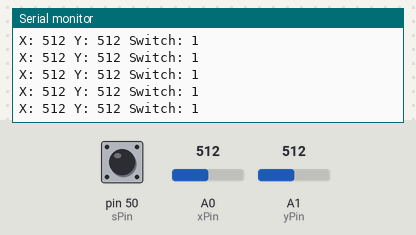
A sketch run on a simulated Arduino Mega 2560, built with avr-gcc and run on an emulated ATmega2560. On the bench: the last lines printed to the serial monitor. The inputs (shaded band) are chosen by the test bench; at power-on: A0 (xPin) = 512, A1 (yPin) = 512, pin 50 (sPin) HIGH.

Above: at 1.2 s.
1.3 s: A0 (xPin) set to 716
At 1.56 s:
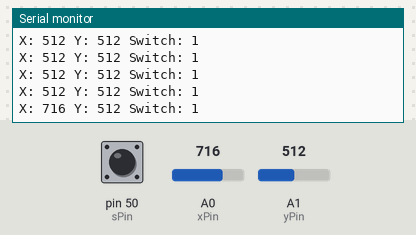
2.8 s: A1 (yPin) set to 716
At 2.97 s:
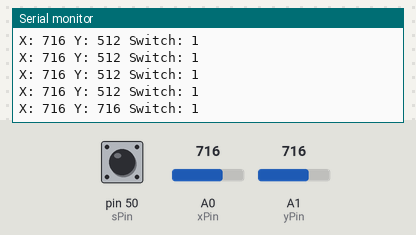
4.3 s: pin 50 (sPin) pulled LOW for 0.25 s
At 4.57 s:
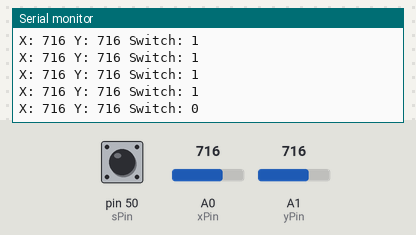
6.0 s: A0 (xPin) set to 900
At 6.18 s:
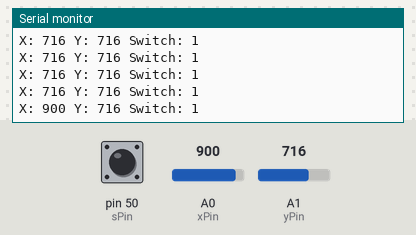
7.5 s: pin 50 (sPin) pulled LOW for 1 s
At 7.78 s:
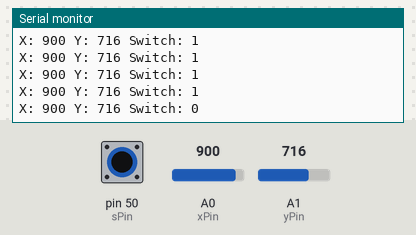
10.0 s: A1 (yPin) set to 900
At 10.19 s:
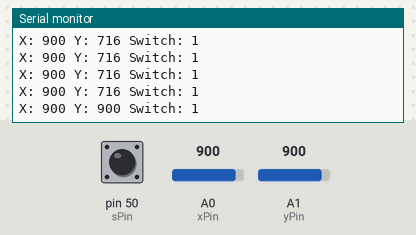
Timing chart, 0 to 12.5 s (numbered marks = the images above; inputs shaded):
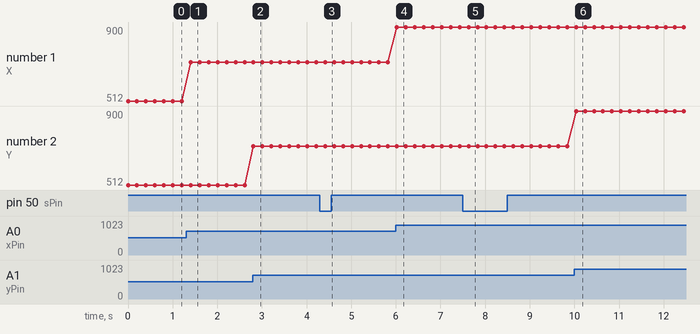

The sketch:

Joystick.ino
```cpp
int sPin = 50;
int xPin = A0;
int yPin = A1;
int xVal;
int yVal;
int sVal;

void setup() {
  // put your setup code here, to run once:
Serial.begin(9600);
pinMode(xPin, INPUT);
pinMode(xPin, INPUT);
pinMode(sPin, INPUT);
digitalWrite(sPin, HIGH);

}

void loop() {
  // put your main code here, to run repeatedly:
  xVal = analogRead(xPin);
  yVal = analogRead(yPin);
  sVal = digitalRead(sPin);
  Serial.print("X: ");
  Serial.print(xVal);
  Serial.print(" Y: ");
  Serial.print(yVal);
  Serial.print(" Switch: ");
  Serial.println(sVal);
  delay(200);
}
```

Measured:
- after the input at 1.3 s, the serial monitor: prints a new line after 0.11 s (image 1)
- after the input at 2.8 s, the serial monitor: prints a new line at once (image 2)
- after the input at 4.3 s, the serial monitor: prints a new line after 0.12 s (image 3)
- after the input at 6.0 s, the serial monitor: prints a new line at once (image 4)
- after the input at 7.5 s, the serial monitor: prints a new line after 0.13 s (image 5)
- after the input at 10.0 s, the serial monitor: prints a new line at once (image 6)
- plotted number 1: 512 → 716 after the input at 1.3 s, 716 → 900 after the input at 6.0 s
